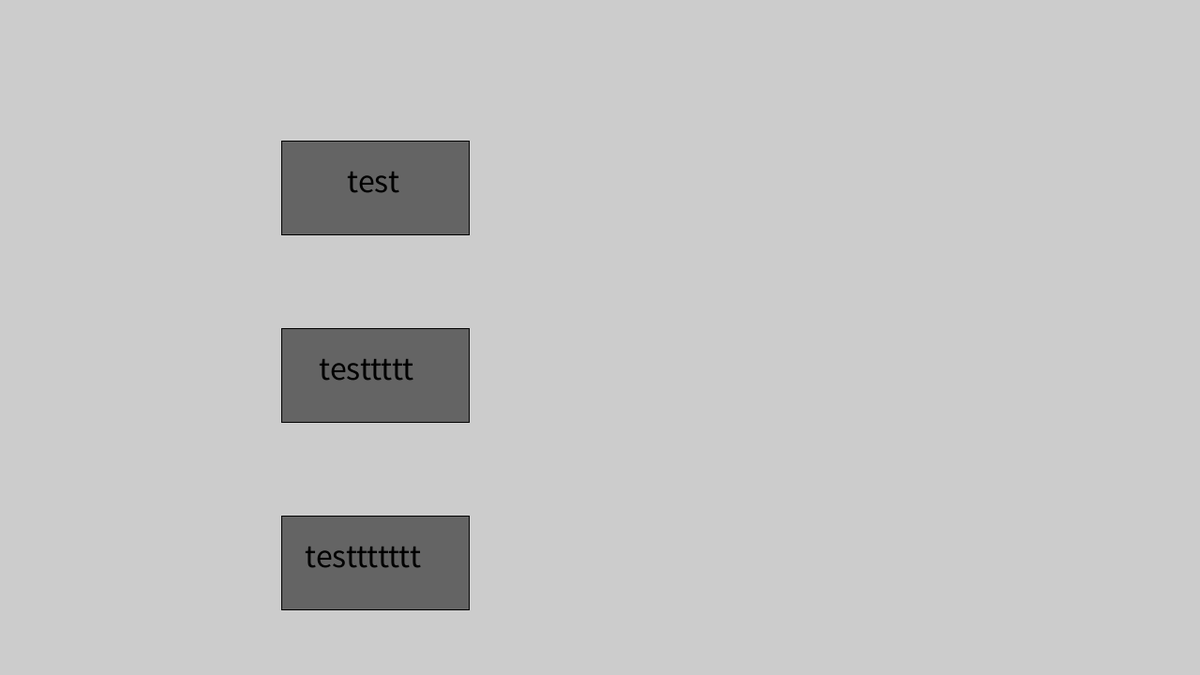
Frame 1 (no input)
Frame 60 (the mouse pressed at the canvas centre just before this capture): identical to frame 1, image omitted
Frame 120 (the mouse held since frame 60 and released just before this capture): identical to frame 1, image omitted

The Processing sketch that drew this single still picture (run headless with seeded random() and noise(); from frame 60 on, the mouse is pressed at the canvas centre):

// Processing sketch: bank
// ── bank.pde
Primitive test1 = new Primitive(400, 200, 200, 100, "test");
Primitive test2 = new Primitive(400, 400, 200, 100, "testtttt");
Primitive test3 = new Primitive(400, 600, 200, 100, "testtttttt");

void setup(){
  size(1280, 720);
  rectMode(CENTER);
}

void draw(){
  clear();
  test1.display();
  test2.display();
  test3.display();
}

// ── classes.pde
class Primitive{
  //variables
  float x;
  float y;
  float w;
  float h;
  String text;
  
  //constructor
  Primitive(float tempx, float tempy, float tempw, float temph, String temptext){
    x = tempx;
    y = tempy;
    w = tempw;
    h = temph;
    text = temptext;
  }
  
  //functions
  void display(){
    fill(100, 100, 100);
    rect(x, y, w, h);
    textSize(h/2.8);
    fill(0, 0, 0);
    text(text, x-(text.length()/2)*15, y+h/20);
  }
}
